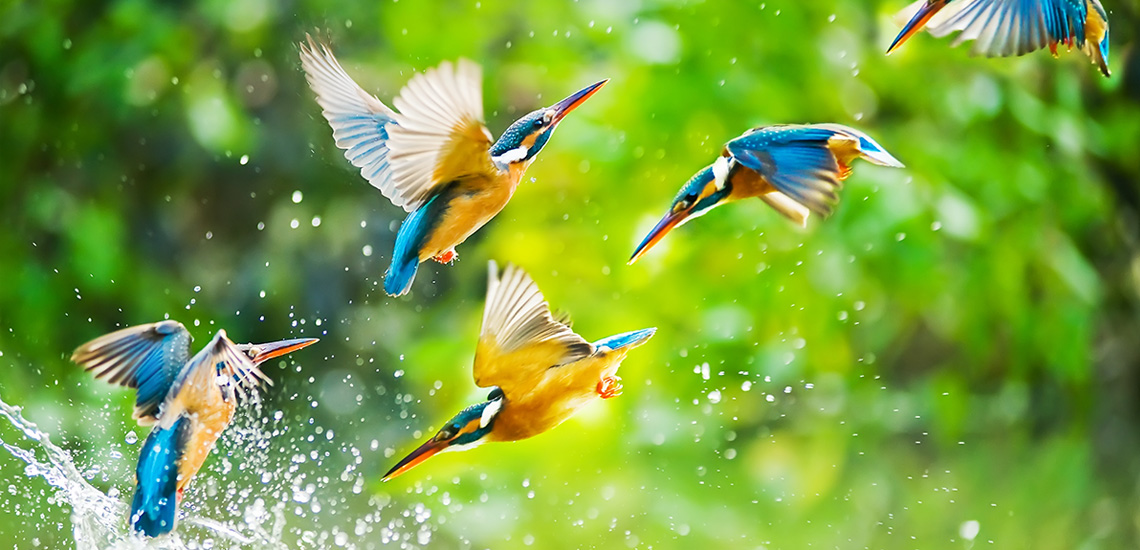
#> input picture images/birds.jpg, 1140 x 550 px
$ python salience_opencv.py
#> lines starting #> are read from the running program, lines starting #| are printed output that depends on the picture; after the words box and inside, x2 and y2 are one past the last pixel; in counts of white or black regions, pixels touching at a corner belong together
import argparse
import cv2

# load the input image (in colour)
image = cv2.imread('images/birds.jpg')
#> image is the input picture: shape (550, 1140, 3); mean B, G, R 65.3, 160.7, 121.7

# initialize OpenCV's static saliency spectral residual detector and
saliency = cv2.saliency.StaticSaliencySpectralResidual_create()
# compute the saliency map
success, saliencyMap = saliency.computeSaliency(image)
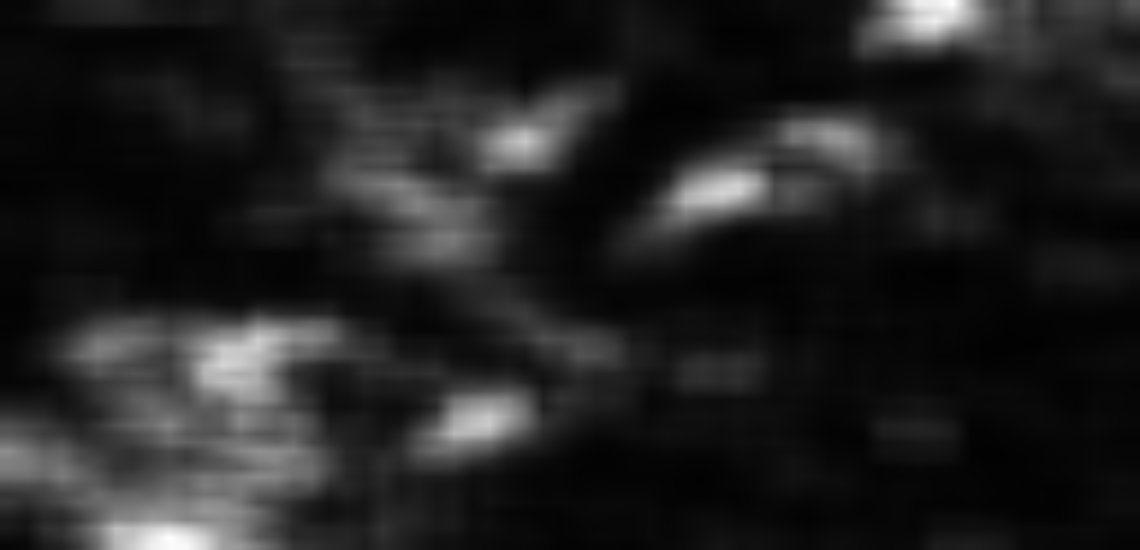
#> saliencyMap: shape (550, 1140) float32; min 0.00769, max 0.998, mean 0.131
#> success = True
# convert from 0-1 to 0-255
saliencyMap = (saliencyMap * 255).astype("uint8")

# threshold of the saliency map
# any pixel between 50 and 255 is made white and everything else black
retval, threshold = cv2.threshold(saliencyMap, 50, 255, cv2.THRESH_BINARY)
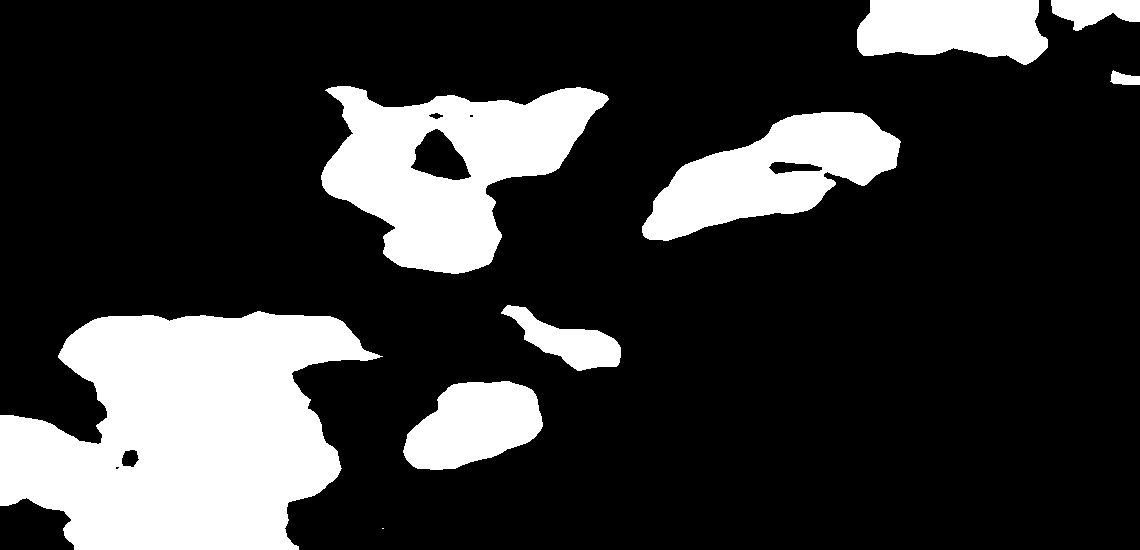
#> threshold: shape (550, 1140); 21.2% white; 9 white regions (1 under 20 px), largest, box (x1, y1, x2, y2) and area: (0, 311, 383, 550) 62368, (321, 86, 609, 274) 29084, (642, 112, 901, 241) 17247

cv2.imshow("Image", image)
cv2.imshow("Output", saliencyMap)
cv2.imshow("Threshold", threshold)

cv2.waitKey(0)
